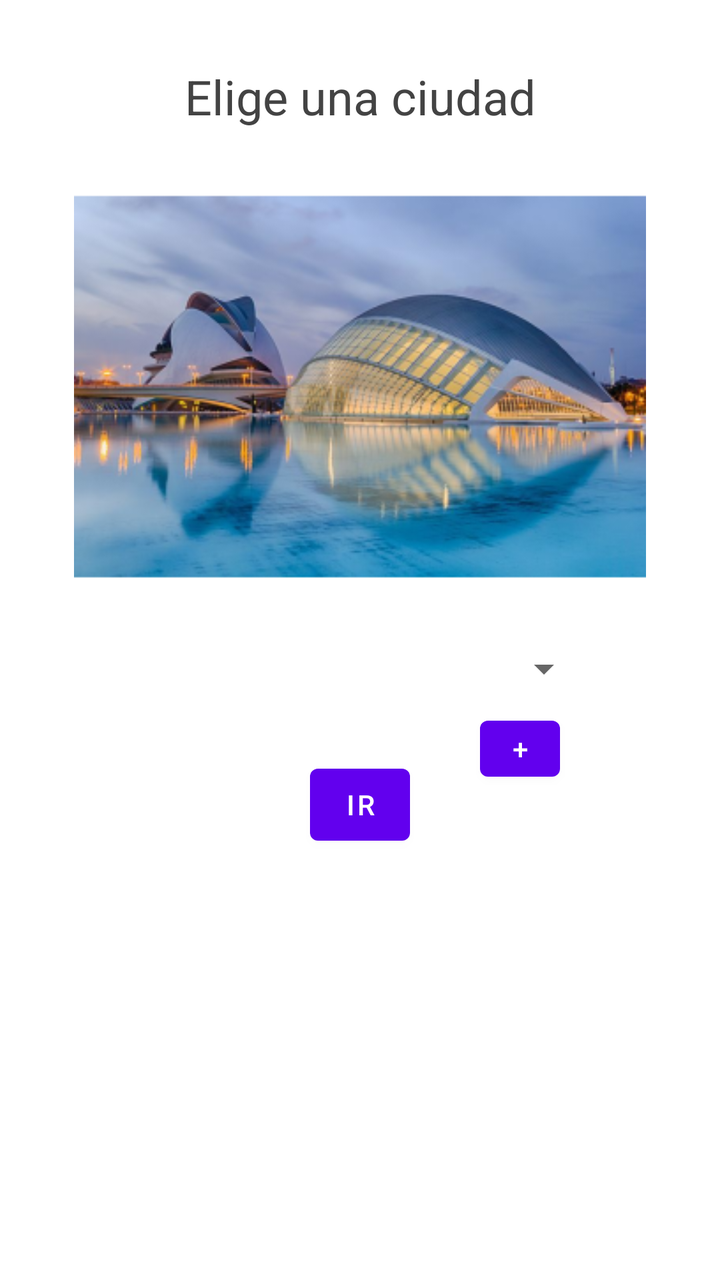
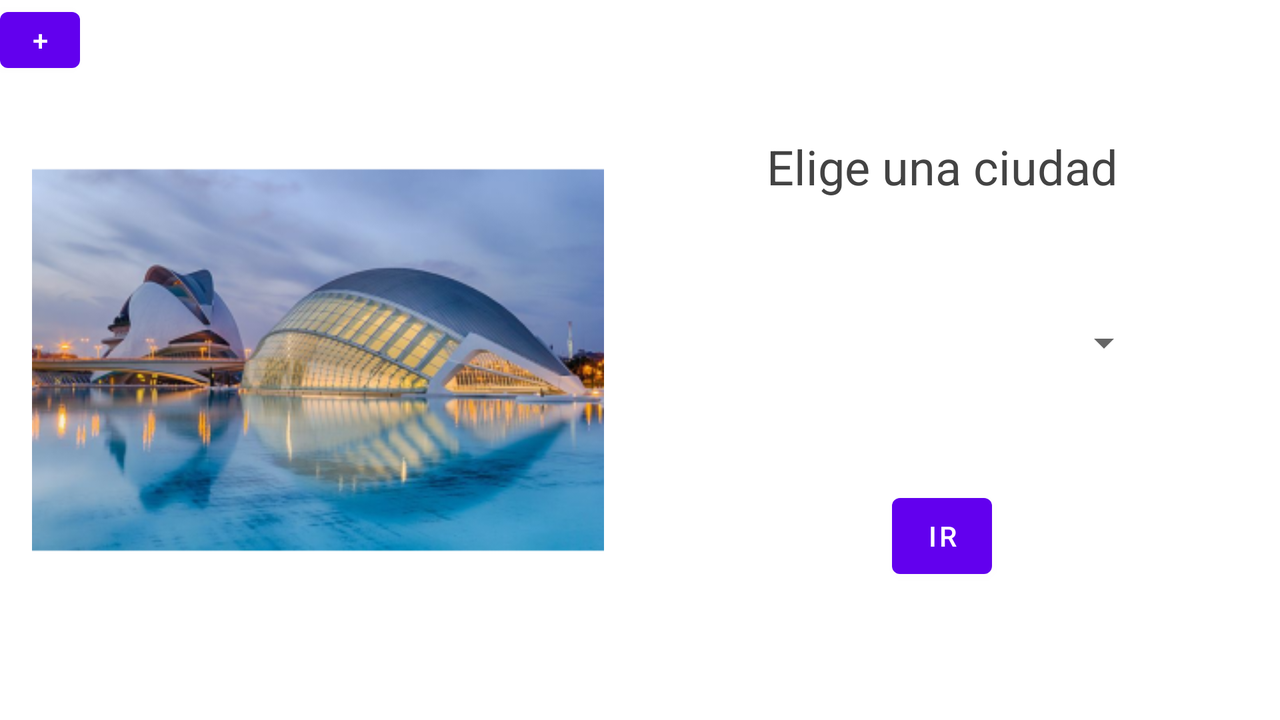

Two renders of one Android screen. The first uses the default layout on a phone; the second uses the alternative layout the repository ships for a different screen configuration, on a matching device. The two XML files are below.
<!-- AndroidManifest.xml: application theme Theme.ProyectoDamDaw -->
<!-- res/layout/city_view.xml -->
<?xml version="1.0" encoding="utf-8"?>
<androidx.constraintlayout.widget.ConstraintLayout xmlns:android="http://schemas.android.com/apk/res/android"
    xmlns:app="http://schemas.android.com/apk/res-auto"
    xmlns:tools="http://schemas.android.com/tools"
    android:layout_width="match_parent"
    android:layout_height="match_parent">

    <TextView
        android:id="@+id/enunciadoCiudad"
        android:layout_width="wrap_content"
        android:layout_height="wrap_content"
        android:layout_marginTop="32dp"
        android:text="Elige una ciudad"
        android:textColor="@color/titulo"
        android:textSize="24sp"
        app:layout_constraintEnd_toEndOf="parent"
        app:layout_constraintStart_toStartOf="parent"
        app:layout_constraintTop_toTopOf="parent" />

    <Spinner
        android:id="@+id/spinner"
        android:layout_width="0dp"
        android:layout_height="wrap_content"
        android:layout_marginStart="64dp"
        android:layout_marginTop="16dp"
        android:layout_marginEnd="64dp"
        app:layout_constraintEnd_toEndOf="parent"
        app:layout_constraintHorizontal_bias="0.0"
        app:layout_constraintStart_toStartOf="parent"
        app:layout_constraintTop_toBottomOf="@+id/fotodisplay" />

    <Button
        android:id="@+id/ir"
        android:layout_width="50dp"
        android:layout_height="0dp"
        android:layout_marginTop="32dp"
        android:text="Ir"
        app:layout_constraintEnd_toEndOf="parent"
        app:layout_constraintStart_toStartOf="parent"
        app:layout_constraintTop_toBottomOf="@+id/spinner" />

    <ImageView
        android:id="@+id/fotodisplay"
        android:layout_width="286dp"
        android:layout_height="226dp"
        android:layout_marginTop="16dp"
        android:scaleType="centerCrop"
        app:layout_constraintEnd_toEndOf="@+id/spinner"
        app:layout_constraintStart_toStartOf="@+id/spinner"
        app:layout_constraintTop_toBottomOf="@+id/enunciadoCiudad"
        app:srcCompat="@mipmap/vlc1_foreground" />

    <Button
        android:id="@+id/añadir"
        android:layout_width="40dp"
        android:layout_height="40dp"
        android:layout_marginTop="8dp"
        android:layout_marginEnd="16dp"
        android:text="+"
        app:layout_constraintEnd_toEndOf="@+id/spinner"
        app:layout_constraintTop_toBottomOf="@+id/spinner" />

</androidx.constraintlayout.widget.ConstraintLayout>
<!-- resources referenced by this layout -->
<resources>
  <color name="titulo">#434343</color>
  <!-- mipmap vlc1_foreground: png bitmap (mipmap-hdpi, 46855 bytes) -->
  <style name="Theme.ProyectoDamDaw" parent="Theme.MaterialComponents.DayNight.DarkActionBar">
          
          <item name="colorPrimary">@color/purple_500</item>
          <item name="colorPrimaryVariant">@color/purple_700</item>
          <item name="colorOnPrimary">@color/white</item>
          
          <item name="colorSecondary">@color/teal_200</item>
          <item name="colorSecondaryVariant">@color/teal_700</item>
          <item name="colorOnSecondary">@color/black</item>
          
          <item name="android:statusBarColor" tools:targetApi="l">?attr/colorPrimaryVariant</item>
          
      </style>
  <color name="white">#FFFFFFFF</color>
  <color name="black">#FF000000</color>
</resources>
<!-- res/layout-land/city_view.xml (the repository's variant of the layout above) -->
<!-- drawn on the phone turned sideways -->
<?xml version="1.0" encoding="utf-8"?>
<androidx.constraintlayout.widget.ConstraintLayout xmlns:android="http://schemas.android.com/apk/res/android"
    xmlns:app="http://schemas.android.com/apk/res-auto"
    xmlns:tools="http://schemas.android.com/tools"
    android:layout_width="match_parent"
    android:layout_height="match_parent">

    <TextView
        android:id="@+id/enunciadoCiudad2"
        android:layout_width="wrap_content"
        android:layout_height="wrap_content"
        android:text="Elige una ciudad"
        android:textColor="@color/titulo"
        android:textSize="24sp"
        app:layout_constraintEnd_toEndOf="parent"
        app:layout_constraintStart_toEndOf="@+id/fotodisplay2"
        app:layout_constraintTop_toTopOf="@+id/fotodisplay2" />

    <Spinner
        android:id="@+id/spinner2"
        android:layout_width="0dp"
        android:layout_height="wrap_content"
        android:layout_marginStart="64dp"
        android:layout_marginEnd="64dp"
        app:layout_constraintBottom_toTopOf="@+id/ir2"
        app:layout_constraintEnd_toEndOf="parent"
        app:layout_constraintHorizontal_bias="0.0"
        app:layout_constraintStart_toEndOf="@+id/fotodisplay2"
        app:layout_constraintTop_toBottomOf="@+id/enunciadoCiudad2" />

    <Button
        android:id="@+id/ir2"
        android:layout_width="50dp"
        android:layout_height="50dp"
        android:text="Ir"
        app:layout_constraintBottom_toBottomOf="@+id/fotodisplay2"
        app:layout_constraintEnd_toEndOf="parent"
        app:layout_constraintStart_toEndOf="@+id/fotodisplay2" />

    <ImageView
        android:id="@+id/fotodisplay2"
        android:layout_width="286dp"
        android:layout_height="226dp"
        android:layout_marginStart="16dp"
        android:scaleType="centerCrop"
        app:layout_constraintBottom_toBottomOf="parent"
        app:layout_constraintEnd_toEndOf="@+id/spinner"
        app:layout_constraintStart_toStartOf="parent"
        app:layout_constraintTop_toTopOf="parent"
        app:srcCompat="@mipmap/vlc1_foreground" />

    <Button
        android:id="@+id/añadir2"
        android:layout_width="40dp"
        android:layout_height="40dp"
        android:layout_marginTop="8dp"
        android:layout_marginEnd="16dp"
        android:text="+"
        app:layout_constraintEnd_toEndOf="@+id/spinner"
        app:layout_constraintTop_toBottomOf="@+id/spinner" />
</androidx.constraintlayout.widget.ConstraintLayout>
